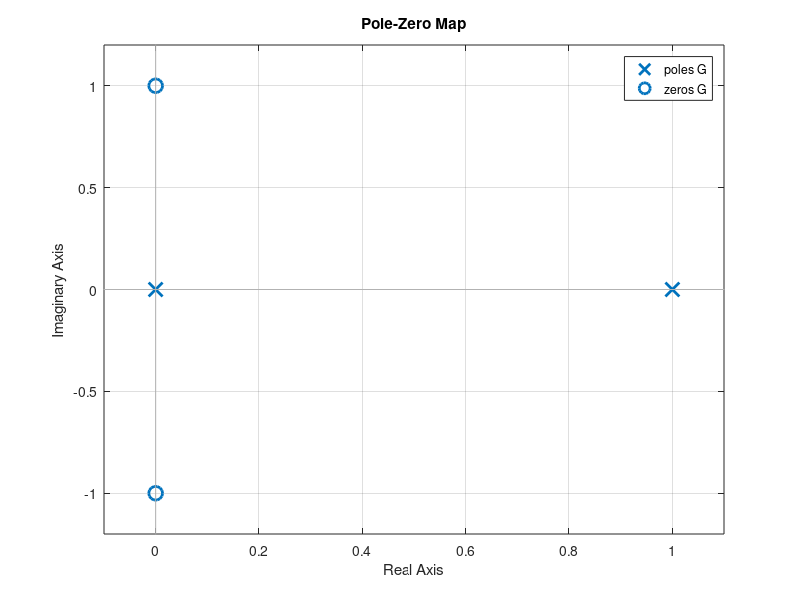

Write the MATLAB code that produced this figure. (Note: this script raises an error after producing the figure.)
%DigPro FS13 Aufgabe4
%Luca Mazzoleni lmazzole@hsr.ch

clear all; 
close all; 
clc; 

% syms z
% H= (z^-1)/(1-z^-1)
% G= z + z^-1
% h=iztrans(H)
% g=iztrans(G)
% Q=H*G


%b=================================
%Pol Nullstellen solven
ns=[    1   0   1   ];
ps=[    1   -1   0  ];

G=tf(ns,ps);
nullstellen=zero(G)
polstellen=pole(G)

figure(1)
pzmap(G)

%c===============================
syms z
Q=(z^(-1)*(z+z^(-1)))/(1-z^(-1));
q=iztrans(Q)

q=iztrans(Q,z,[0:1:5])

figure(2);
stem(q)